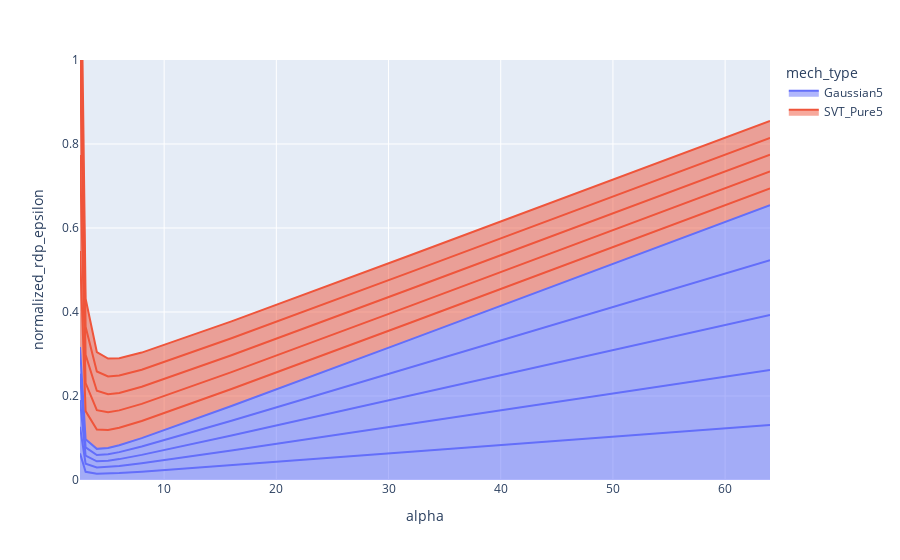

Write notebook code for a chart like this one.
### Code cell
px.area(df, x="alpha", y="normalized_rdp_epsilon", color="mech_type", line_group="mech_name", range_y=[0,1])

### Figure 1 — Plotly figure (JSON) as saved in the notebook; plotly's stock layout.template omitted (floating-point values rounded to 4 significant figures)
{"data": [{"fillpattern": {"shape": ""}, "hovertemplate": "mech_type=Gaussian5<br>mech_name=Gaussian5-0<br>alpha=%{x}<br>normalized_rdp_epsilon=%{y}<extra></extra>", "legendgroup": "Gaussian5", "line": {"color": "#636efa"}, "marker": {"symbol": "circle"}, "mode": "lines", "name": "Gaussian5", "orientation": "v", "showlegend": true, "stackgroup": "1", "type": "scatter", "x": [2.5, 3, 4, 5, 6, 8, 16, 32, 64], "xaxis": "x", "y": [0.06332, 0.0194, 0.01483, 0.01528, 0.01658, 0.01993, 0.03525, 0.06699, 0.1309], "yaxis": "y"}, {"fillpattern": {"shape": ""}, "hovertemplate": "mech_type=Gaussian5<br>mech_name=Gaussian5-1<br>alpha=%{x}<br>normalized_rdp_epsilon=%{y}<extra></extra>", "legendgroup": "Gaussian5", "line": {"color": "#636efa"}, "marker": {"symbol": "circle"}, "mode": "lines", "name": "Gaussian5", "orientation": "v", "showlegend": false, "stackgroup": "1", "type": "scatter", "x": [2.5, 3, 4, 5, 6, 8, 16, 32, 64], "xaxis": "x", "y": [0.06332, 0.0194, 0.01483, 0.01528, 0.01658, 0.01993, 0.03525, 0.06699, 0.1309], "yaxis": "y"}, {"fillpattern": {"shape": ""}, "hovertemplate": "mech_type=Gaussian5<br>mech_name=Gaussian5-2<br>alpha=%{x}<br>normalized_rdp_epsilon=%{y}<extra></extra>", "legendgroup": "Gaussian5", "line": {"color": "#636efa"}, "marker": {"symbol": "circle"}, "mode": "lines", "name": "Gaussian5", "orientation": "v", "showlegend": false, "stackgroup": "1", "type": "scatter", "x": [2.5, 3, 4, 5, 6, 8, 16, 32, 64], "xaxis": "x", "y": [0.06332, 0.0194, 0.01483, 0.01528, 0.01658, 0.01993, 0.03525, 0.06699, 0.1309], "yaxis": "y"}, {"fillpattern": {"shape": ""}, "hovertemplate": "mech_type=Gaussian5<br>mech_name=Gaussian5-3<br>alpha=%{x}<br>normalized_rdp_epsilon=%{y}<extra></extra>", "legendgroup": "Gaussian5", "line": {"color": "#636efa"}, "marker": {"symbol": "circle"}, "mode": "lines", "name": "Gaussian5", "orientation": "v", "showlegend": false, "stackgroup": "1", "type": "scatter", "x": [2.5, 3, 4, 5, 6, 8, 16, 32, 64], "xaxis": "x", "y": [0.06332, 0.0194, 0.01483, 0.01528, 0.01658, 0.01993, 0.03525, 0.06699, 0.1309], "yaxis": "y"}, {"fillpattern": {"shape": ""}, "hovertemplate": "mech_type=Gaussian5<br>mech_name=Gaussian5-4<br>alpha=%{x}<br>normalized_rdp_epsilon=%{y}<extra></extra>", "legendgroup": "Gaussian5", "line": {"color": "#636efa"}, "marker": {"symbol": "circle"}, "mode": "lines", "name": "Gaussian5", "orientation": "v", "showlegend": false, "stackgroup": "1", "type": "scatter", "x": [2.5, 3, 4, 5, 6, 8, 16, 32, 64], "xaxis": "x", "y": [0.06332, 0.0194, 0.01483, 0.01528, 0.01658, 0.01993, 0.03525, 0.06699, 0.1309], "yaxis": "y"}, {"fillpattern": {"shape": ""}, "hovertemplate": "mech_type=SVT_Pure5<br>mech_name=SVT_Pure5-0<br>alpha=%{x}<br>normalized_rdp_epsilon=%{y}<extra></extra>", "legendgroup": "SVT_Pure5", "line": {"color": "#EF553B"}, "marker": {"symbol": "circle"}, "mode": "lines", "name": "SVT_Pure5", "orientation": "v", "showlegend": true, "stackgroup": "1", "type": "scatter", "x": [2.5, 3, 4, 5, 6, 8, 16, 32, 64], "xaxis": "x", "y": [0.2287, 0.06693, 0.04609, 0.04254, 0.04143, 0.04075, 0.04029, 0.04013, 0.04006], "yaxis": "y"}, {"fillpattern": {"shape": ""}, "hovertemplate": "mech_type=SVT_Pure5<br>mech_name=SVT_Pure5-1<br>alpha=%{x}<br>normalized_rdp_epsilon=%{y}<extra></extra>", "legendgroup": "SVT_Pure5", "line": {"color": "#EF553B"}, "marker": {"symbol": "circle"}, "mode": "lines", "name": "SVT_Pure5", "orientation": "v", "showlegend": false, "stackgroup": "1", "type": "scatter", "x": [2.5, 3, 4, 5, 6, 8, 16, 32, 64], "xaxis": "x", "y": [0.2287, 0.06693, 0.04609, 0.04254, 0.04143, 0.04075, 0.04029, 0.04013, 0.04006], "yaxis": "y"}, {"fillpattern": {"shape": ""}, "hovertemplate": "mech_type=SVT_Pure5<br>mech_name=SVT_Pure5-2<br>alpha=%{x}<br>normalized_rdp_epsilon=%{y}<extra></extra>", "legendgroup": "SVT_Pure5", "line": {"color": "#EF553B"}, "marker": {"symbol": "circle"}, "mode": "lines", "name": "SVT_Pure5", "orientation": "v", "showlegend": false, "stackgroup": "1", "type": "scatter", "x": [2.5, 3, 4, 5, 6, 8, 16, 32, 64], "xaxis": "x", "y": [0.2287, 0.06693, 0.04609, 0.04254, 0.04143, 0.04075, 0.04029, 0.04013, 0.04006], "yaxis": "y"}, {"fillpattern": {"shape": ""}, "hovertemplate": "mech_type=SVT_Pure5<br>mech_name=SVT_Pure5-3<br>alpha=%{x}<br>normalized_rdp_epsilon=%{y}<extra></extra>", "legendgroup": "SVT_Pure5", "line": {"color": "#EF553B"}, "marker": {"symbol": "circle"}, "mode": "lines", "name": "SVT_Pure5", "orientation": "v", "showlegend": false, "stackgroup": "1", "type": "scatter", "x": [2.5, 3, 4, 5, 6, 8, 16, 32, 64], "xaxis": "x", "y": [0.2287, 0.06693, 0.04609, 0.04254, 0.04143, 0.04075, 0.04029, 0.04013, 0.04006], "yaxis": "y"}, {"fillpattern": {"shape": ""}, "hovertemplate": "mech_type=SVT_Pure5<br>mech_name=SVT_Pure5-4<br>alpha=%{x}<br>normalized_rdp_epsilon=%{y}<extra></extra>", "legendgroup": "SVT_Pure5", "line": {"color": "#EF553B"}, "marker": {"symbol": "circle"}, "mode": "lines", "name": "SVT_Pure5", "orientation": "v", "showlegend": false, "stackgroup": "1", "type": "scatter", "x": [2.5, 3, 4, 5, 6, 8, 16, 32, 64], "xaxis": "x", "y": [0.2287, 0.06693, 0.04609, 0.04254, 0.04143, 0.04075, 0.04029, 0.04013, 0.04006], "yaxis": "y"}], "layout": {"autosize": true, "legend": {"title": {"text": "mech_type"}, "tracegroupgap": 0}, "margin": {"t": 60}, "xaxis": {"anchor": "y", "autorange": true, "domain": [0, 1], "range": [2.5, 64], "title": {"text": "alpha"}, "type": "linear"}, "yaxis": {"anchor": "x", "domain": [0, 1], "range": [0, 1], "title": {"text": "normalized_rdp_epsilon"}, "type": "linear"}}}
